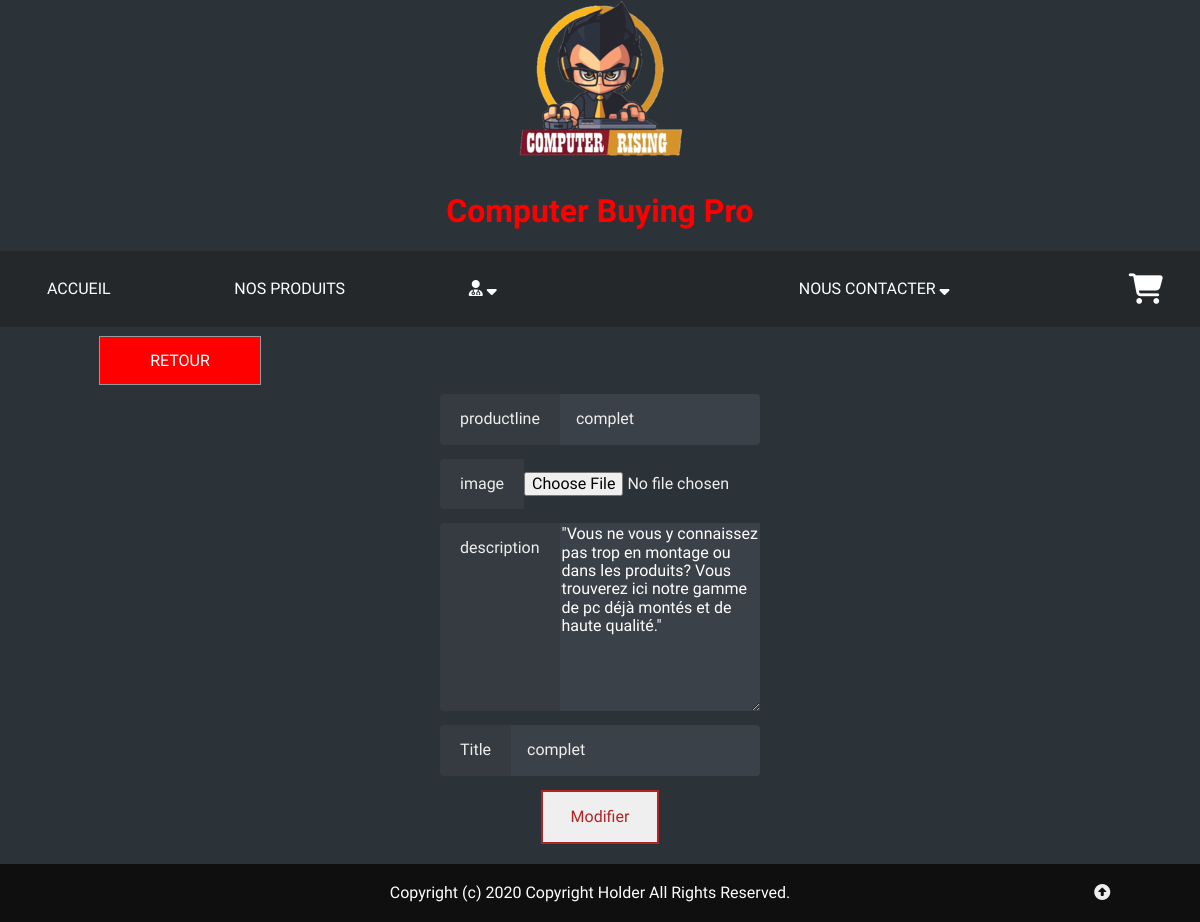
Page /index.php/users/admin/categories/update?id=1 (signed in) on the committed database.
### tables this page shows
CREATE TABLE IF NOT EXISTS `productline` (
  `Id` int(11) NOT NULL AUTO_INCREMENT,
  `productLine` varchar(250) NOT NULL,
  `Title` varchar(255) NOT NULL,
  `Resume` varchar(9000) NOT NULL,
  `Image` varchar(255) NOT NULL,
  PRIMARY KEY (`Id`)
);

### library/MicroKernel.class.php (called while the page is built, shortened)
<?php
class MicroKernel
{
    private $applicationPath;
    private $configuration;
    private $controllerPath;
    public function __construct()
    {
        $this->applicationPath = realpath(ROOT_PATH.'/application');
        $this->configuration   = new Configuration();
        $this->controllerPath  = null;
    }
    public function bootstrap()
    {
        $this->configuration->load('database');
        $this->configuration->load('library');
        return $this;
    }
    public function loadClass($class)
    {
        $class = str_replace('\\', DIRECTORY_SEPARATOR, $class);
        if(substr($class, -10) == 'Controller')
        {
            $filename = "$this->controllerPath/$class.class.php";
        }
        else if(substr($class, -4) == 'Form')
        {
            $filename = "$this->applicationPath/forms/$class.class.php";
        }
        elseif(substr($class, -5) == 'Model')
        {
            $filename = "$this->applicationPath/models/$class.class.php";
        }
        else
        {
            $filename = "$this->applicationPath/classes/$class.class.php";
        }
    }
    public function run(FrontController $frontController)
    {
        try
        {
            $requestPath = $frontController->buildContext($this->configuration);
            $this->controllerPath = "$this->applicationPath/controllers$requestPath";
            $frontController->run();
            $frontController->renderView();
        }
        catch(Exception $exception)
        {
            ob_clean();
            $frontController->renderErrorView
            (
                implode('<br>',
                [
                    $exception->getMessage(),
                    "<strong>Fichier</strong> : ".$exception->getFile(),
                    "<strong>Ligne</strong> : ".$exception->getLine()
                ])
            );
        }
    }
}

### index.php (called while the page is built, shortened)
<?php
require_once 'library/Configuration.class.php';
require_once 'library/Database.class.php';
require_once 'library/MicroKernel.class.php';
$microKernel = new MicroKernel();
$microKernel->bootstrap()->run(new FrontController());

### application/controllers/users/admin/categories/update/UpdateController.class.php (called while the page is built, shortened)
<?php
class UpdateController
{
    public function httpGetMethod(Http $http, array $queryFields)
    {
      $productModel = new ProductModel();
      $line = $productModel->getOneLineById($_GET['id']);
      return['line'=>$line];
    }
}

### library/Database.class.php (called while the page is built, shortened)
<?php
class Database
{
	private $pdo;
	public function __construct()
	{
		$configuration = new Configuration();
		$this->pdo = new PDO
		(
			$configuration->get('database', 'dsn'),
			$configuration->get('database', 'user'),
			$configuration->get('database', 'password')
		);
		$this->pdo->exec('SET NAMES UTF8');
	}
    public function queryOne($sql, array $criteria = array())
    {
        $query = $this->pdo->prepare($sql);
        $query->execute($criteria);
        return $query->fetch(PDO::FETCH_ASSOC);
    }
}

### library/Configuration.class.php (called while the page is built, shortened)
<?php
class Configuration
{
	private static $registry;
	public function __construct()
	{
		if(Configuration::$registry === null)
		{
			Configuration::$registry = array();
		}
	}
	public function get($filename, $key, $defaultValue = null)
	{
		if(array_key_exists($filename, Configuration::$registry) === true)
		{
			if(array_key_exists($key, Configuration::$registry[$filename]) === true)
			{
				return Configuration::$registry[$filename][$key];
			}
		}
		return $defaultValue;
	}
	public function load($filename)
	{
		Configuration::$registry[$filename] = $config;
	}
}

### application/models/ProductModel.class.php (called while the page is built, shortened)
<?php
class ProductModel {
  public function getOneLineById($get){
    $database = new Database();
    $sql = 'SELECT *
    FROM productline
    WHERE Id = ?';
    return $database->queryOne($sql, [$get]);
  }
}
?>

### application/www/users/admin/categories/update/UpdateView.phtml (the view, shortened to what this page needs)
<link rel="stylesheet" href="<?= $wwwUrl ?>/css/connect.css">
<a href="<?= $requestUrl ?>/users/admin/categories"><button type="button" name="button" class="btn btn-back">Retour</button></a>
<div class="align">
  <div class="grid">
    <form class="form login" action="<?= $requestUrl ?>/users/admin/categories/update" method="post" enctype="multipart/form-data">
      <div class="form__field">
        <label for="login__username">productline</label>
        <input type="text" id="login__username" class="form__input" name="productline" placeholder="Type" value="<?= $line['productLine'] ?>" >
      </div>
      <div class="form__file">
        <label for="login__lastname">image</label>
        <input type="file" id="login__lastname" class="form__input" name="image" type="file">
      </div>
      <div class="form__field">
        <label for="login__email">description</label>
        <textarea rows="10" cols="80" id="login__email" class="form__input" name="resume" placeholder="Description" >"<?= $line['Resume'] ?>"</textarea>
      </div>
      <div class="form__field">
        <label for="login__password">Title</label>
        <input id="login__password" type="text" name="title" class="form__input" placeholder="titre" value="<?= $line['Title'] ?>" >
      </div>
      <div class="form__field">
        <button class="cross-fade" type="submit">Modifier</button>
      </div>
    </form>
  </div>
</div>

### application/www/css/button.css (style rules this page uses)
button { cursor: pointer; }
.cross-fade { display: inline-block; padding: 16px 28px; border: 2px #b12424 solid; text-align: center; text-decoration: none; color: #b12424; position: relative; overflow: hidden; transition: color 0.75s ease-in-out; z-index: 1; border-radius: 0px; }
.cross-fade:before, .cross-fade:after { content: ''; position: absolute; top: 0; left: -25%; width: 150%; height: 100%; background: #b12424; transition: transform 0.75s ease-in-out; transition: transform 0.75s ease-in-out; transition: transform 0.75s ease-in-out, transform 0.75s ease-in-out; z-index: -1; }
.cross-fade:before { transform: translate3d(100%, 0, 0) skew(20deg); transform-origin: 0 0; }
.cross-fade:after { transform: translate3d(-100%, 0, 0) skew(20deg); transform-origin: 100% 100%; }
.btn { color: #fff; cursor: pointer; // display: block; font-size:16px; font-weight: 400; line-height: 45px; margin: 0 0 2em; max-width: 160px; position: relative; text-decoration: none; text-transform: uppercase; width: 100%; }
.btn-back { border: 0 solid; box-shadow: inset 0 0 20px rgba(255, 255, 255, 0); outline: 1px solid; outline-color: rgba(255, 255, 255, .5); outline-offset: 0px; text-shadow: none; transition: all 1250ms cubic-bezier(0.19, 1, 0.22, 1); background-color: red; margin: 10px; }

### application/www/css/style.css (style rules this page uses)
* { box-sizing: border-box; }
html { scroll-behavior: smooth; position: relative; z-index: 1; }
body { background-color: #2c3338; color: white; transition: all 500ms; font-family: 'Dosis', sans-serif; }
a { background-color: transparent; text-decoration: none; color: white; }

### application/www/css/connect.css (style rules this page uses)
:root { --gridMaxWidth: 20rem; --gridWidth: 90%; --anchorColor: #eee; --formFieldMargin: 0.875rem; --loginBorderRadus: 0.25rem; --loginColor: #eee; --loginInputBackgroundColor: #3b4148; --loginInputHoverBackgroundColor: #434a52; --loginLabelBackgroundColor: #363b41; }
.align { align-items: center; display: flex; flex-direction: column; justify-content: center; }
.grid { margin-left: auto; margin-right: auto; max-width: var(--gridMaxWidth); width: var(--gridWidth); }
a { color: var(--anchorColor); outline: 0; text-decoration: none; }
input { background-image: none; border: 0; color: inherit; font: inherit; margin: 0; outline: 0; padding: 0; transition: background-color 0.3s; }
button { cursor: pointer; margin: auto; }
.form { margin: calc(var(--formFieldMargin) * -1); }
.form input[type='password'], .form input[type='text'], .form input[type='submit'] { width: 100%; }
.form__field { display: flex; margin: var(--formFieldMargin); }
.form__input { flex: 1; }
.login { color: var(--loginColor); }
.login label, .login input[type='text'], .login input[type='password'] { border-radius: var(--loginBorderRadus); padding: 1rem; }
.login label { background-color: var(--loginLabelBackgroundColor); border-bottom-right-radius: 0; border-top-right-radius: 0; padding-left: 1.25rem; padding-right: 1.25rem; }
.login input[type='password'], .login input[type='text'] { background-color: var(--loginInputBackgroundColor); border-bottom-left-radius: 0; border-top-left-radius: 0; }
.form__file { display: flex; align-items: center; margin: var(--formFieldMargin); }
textarea#login__email { background-color: #3b4148; border: none; color: white; }

### rows in the picture
productline: productline "complet", resume "\"Vous ne vous y connaissez pas trop en montage ou dans les produits? Vous trouverez ici notre gamme de pc déjà montés et de haute qualité.\"", title "complet"
